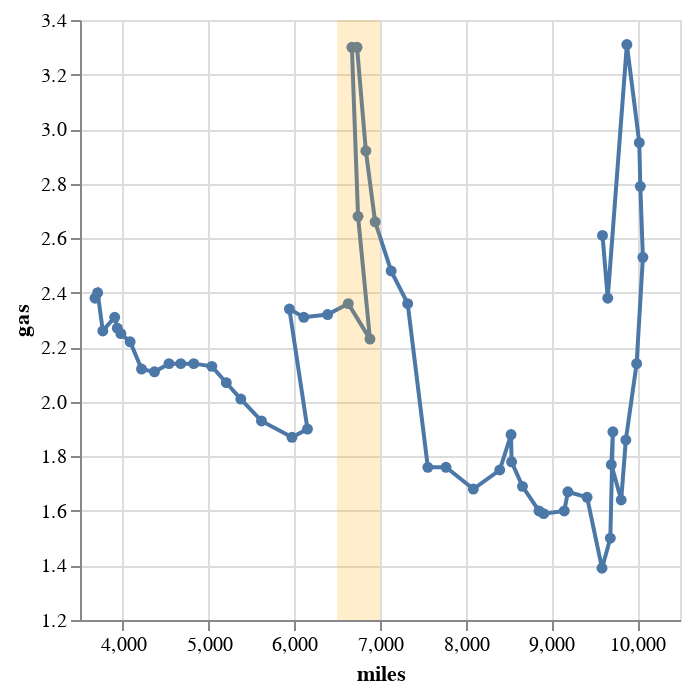

Source (notebook cell):
### Code cell
alt.layer(c1, c2)

### Figure 1 — Vega-Lite specification as saved in the notebook (floating-point values rounded to 4 significant figures)
{"config": {"view": {"continuousWidth": 300, "continuousHeight": 300}}, "layer": [{"data": {"name": "data-e10fee0819a0b4df6905ce2577b4aba5"}, "mark": {"type": "line", "point": true}, "encoding": {"order": {"field": "year", "type": "quantitative"}, "x": {"field": "miles", "type": "quantitative"}, "y": {"field": "gas", "scale": {"zero": false}, "type": "quantitative"}}}, {"data": {"name": "empty"}, "mark": {"type": "rect"}, "encoding": {"color": {"value": "orange"}, "opacity": {"value": 0.2}, "x": {"datum": 6500}, "x2": {"datum": 7000}}}], "$schema": "https://vega.github.io/schema/vega-lite/v5.17.0.json", "datasets": {"data-e10fee0819a0b4df6905ce2577b4aba5": [{"side": "left", "year": 1956, "miles": 3675, "gas": 2.38}, {"side": "right", "year": 1957, "miles": 3706, "gas": 2.4}, {"side": "bottom", "year": 1958, "miles": 3766, "gas": 2.26}, {"side": "top", "year": 1959, "miles": 3905, "gas": 2.31}, {"side": "right", "year": 1960, "miles": 3935, "gas": 2.27}, {"side": "bottom", "year": 1961, "miles": 3977, "gas": 2.25}, {"side": "right", "year": 1962, "miles": 4085, "gas": 2.22}, {"side": "bottom", "year": 1963, "miles": 4218, "gas": 2.12}, {"side": "bottom", "year": 1964, "miles": 4369, "gas": 2.11}, {"side": "bottom", "year": 1965, "miles": 4538, "gas": 2.14}, {"side": "top", "year": 1966, "miles": 4676, "gas": 2.14}, {"side": "bottom", "year": 1967, "miles": 4827, "gas": 2.14}, {"side": "right", "year": 1968, "miles": 5038, "gas": 2.13}, {"side": "right", "year": 1969, "miles": 5207, "gas": 2.07}, {"side": "right", "year": 1970, "miles": 5376, "gas": 2.01}, {"side": "bottom", "year": 1971, "miles": 5617, "gas": 1.93}, {"side": "bottom", "year": 1972, "miles": 5973, "gas": 1.87}, {"side": "right", "year": 1973, "miles": 6154, "gas": 1.9}, {"side": "left", "year": 1974, "miles": 5943, "gas": 2.34}, {"side": "bottom", "year": 1975, "miles": 6111, "gas": 2.31}, {"side": "bottom", "year": 1976, "miles": 6389, "gas": 2.32}, {"side": "top", "year": 1977, "miles": 6630, "gas": 2.36}, {"side": "bottom", "year": 1978, "miles": 6883, "gas": 2.23}, {"side": "left", "year": 1979, "miles": 6744, "gas": 2.68}, {"side": "left", "year": 1980, "miles": 6672, "gas": 3.3}, {"side": "right", "year": 1981, "miles": 6732, "gas": 3.3}, {"side": "right", "year": 1982, "miles": 6835, "gas": 2.92}, {"side": "right", "year": 1983, "miles": 6943, "gas": 2.66}, {"side": "right", "year": 1984, "miles": 7130, "gas": 2.48}, {"side": "right", "year": 1985, "miles": 7323, "gas": 2.36}, {"side": "left", "year": 1986, "miles": 7558, "gas": 1.76}, {"side": "top", "year": 1987, "miles": 7770, "gas": 1.76}, {"side": "bottom", "year": 1988, "miles": 8089, "gas": 1.68}, {"side": "left", "year": 1989, "miles": 8397, "gas": 1.75}, {"side": "top", "year": 1990, "miles": 8529, "gas": 1.88}, {"side": "right", "year": 1991, "miles": 8535, "gas": 1.78}, {"side": "right", "year": 1992, "miles": 8662, "gas": 1.69}, {"side": "left", "year": 1993, "miles": 8855, "gas": 1.6}, {"side": "bottom", "year": 1994, "miles": 8909, "gas": 1.59}, {"side": "bottom", "year": 1995, "miles": 9150, "gas": 1.6}, {"side": "top", "year": 1996, "miles": 9192, "gas": 1.67}, {"side": "right", "year": 1997, "miles": 9416, "gas": 1.65}, {"side": "bottom", "year": 1998, "miles": 9590, "gas": 1.39}, {"side": "right", "year": 1999, "miles": 9687, "gas": 1.5}, {"side": "top", "year": 2000, "miles": 9717, "gas": 1.89}, {"side": "left", "year": 2001, "miles": 9699, "gas": 1.77}, {"side": "bottom", "year": 2002, "miles": 9814, "gas": 1.64}, {"side": "right", "year": 2003, "miles": 9868, "gas": 1.86}, {"side": "left", "year": 2004, "miles": 9994, "gas": 2.14}, {"side": "left", "year": 2005, "miles": 10067, "gas": 2.53}, {"side": "right", "year": 2006, "miles": 10037, "gas": 2.79}, {"side": "right", "year": 2007, "miles": 10025, "gas": 2.95}, {"side": "left", "year": 2008, "miles": 9880, "gas": 3.31}, {"side": "bottom", "year": 2009, "miles": 9657, "gas": 2.38}, {"side": "left", "year": 2010, "miles": 9596, "gas": 2.61}], "empty": [{}]}}
